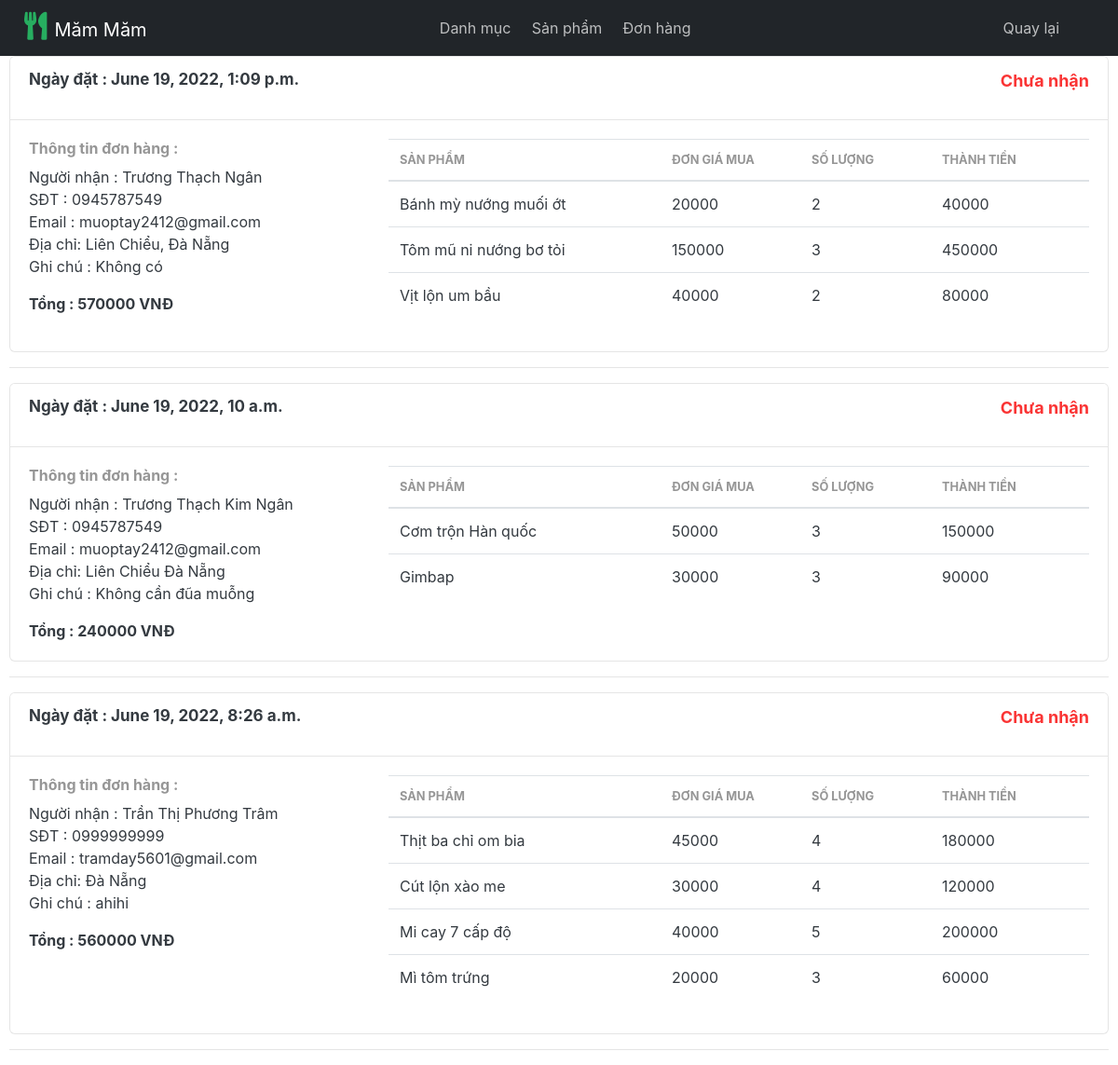
/dashboard/order, run on an earlier commit of the app's database.
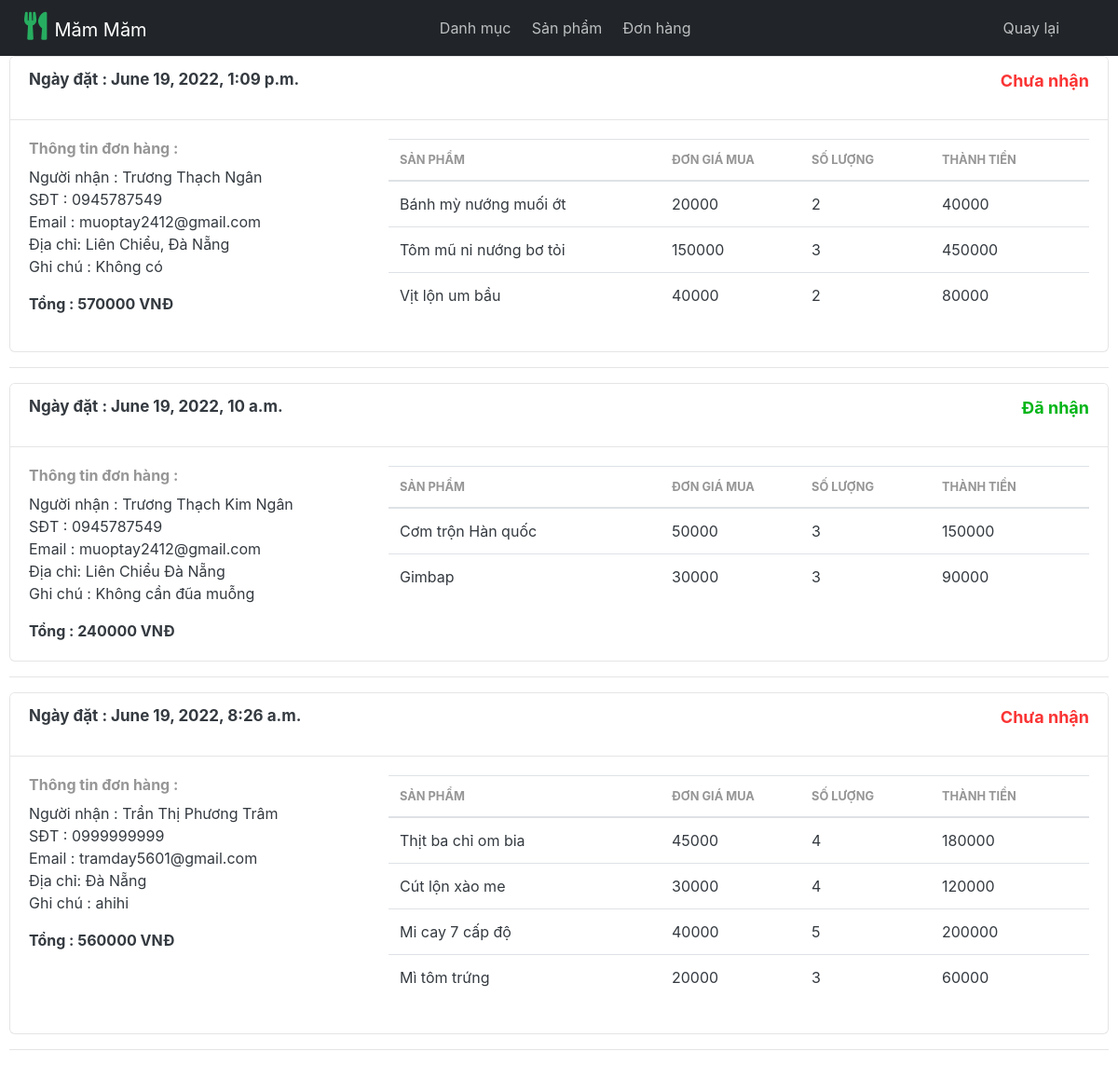
And on a later commit of the database.
### order/models.py (models this page shows)
class Order(models.Model):
    user = models.ForeignKey(User, on_delete=models.SET_NULL, null=True)
    first_name = models.CharField(max_length=50)
    last_name = models.CharField(max_length=50)
    email = models.EmailField(max_length=50)
    phone_number = models.CharField(max_length=15)
    address = models.CharField(max_length=50)
    order_note = models.CharField(max_length=100, blank=True)
    order_total = models.IntegerField()
    is_done = models.BooleanField(default=False)
    created_at = models.DateTimeField(auto_now_add=True)
    updated_at = models.DateTimeField(auto_now=True)

### dashboard/views.py (the view)
# urls.py: path("order", views.ReadOrder, name="ReadOrder"),
def ReadOrder(request):
    orders = Order.objects.order_by('-created_at').all()
    orders_vm = []
    for order in orders:
        order_detail = OrderDetail.objects.filter(order=order)
        orders_vm.append((order, order_detail))
    print(len(orders_vm))
    return render(request=request, template_name="dashboard/order/read.html",
                  context={"orders_vm": orders_vm})

### cart/context_processors.py (called while the page is built)
def cart_count(request):
    cart_count_badge = 0
    if "admin" in request.path:
        return {}
    else:
        try:
            cart = Cart.objects.filter(cart_id=cart_id_from_session(request))
            if request.user.is_authenticated:
                cart_items = CartItem.objects.all().filter(user=request.user)
            else:
                cart_items = CartItem.objects.all().filter(cart=cart[:1])
            cart_count_badge = cart_items.count()
        except Cart.DoesNotExist:
            cart_count_badge = 0
    return dict(cart_count_badge=cart_count_badge)

### cart/views.py (called while the page is built)
def cart_id_from_session(request):
    cart_id = request.session.session_key
    if not cart_id:
        cart_id = request.session.create()
    return cart_id

### category/context_processors.py (called while the page is built)
def header_menu_links(request):
    links = Category.objects.all()
    return dict(links=links)

### order/models.py (called while the page is built)
    def order_detail_total(self):
        return self.product_price * self.quantity

### templates/dashboard/order/read.html
{% extends 'dashboard-base.html' %}
{% load static %}
{% block content %}
{% for order, order_detail in orders_vm %}
<article class="card">
    <header class="card-header" style="display: flex;justify-content: space-between;">
        <strong style="font-size: 17px;">Ngày đặt : {{ order.created_at }}</strong>
        {% if order.is_done %}
        <p class="text-success" style="font-size: 18px;"><b>Đã nhận</b></p>
        {% else %}
        <p class="text-danger" style="font-size: 18px;"><b>Chưa nhận</b></p>
        {% endif %}
    </header>
    <div class="card-body">
        <div class="row">
            <div class="col-md-4">
                <h6 class="text-muted">Thông tin đơn hàng : </h6>
                <p>Người nhận : {{ order.first_name }} {{ order.last_name }} <br>
                    SĐT : {{ order.phone_number }} <br>
                    Email : {{ order.email }} <br>
                    Địa chỉ: {{ order.address }} <br>
                    Ghi chú : {{ order.order_note }}
                </p>
                <b>Tổng : {{ order.order_total }} VNĐ</b>
            </div>
            <div class="col-md-8">
                <table class="table table-hover">
                    <thead class="text-muted">
                        <tr class="small text-uppercase">
                            <th scope="col">Sản phẩm</th>
                            <th scope="col" width="150">Đơn giá mua</th>
                            <th scope="col" width="140">Số lượng</th>
                            <th scope="col" width="170">Thành tiền</th>
                        </tr>
                    </thead>
                    <tbody>
                        {% for od in order_detail %}
                        <tr>
                            <td>
                                <p class="title mb-0">{{ od.product.name }}</p>
                            </td>
                            <td>
                                <p class="title mb-0">{{ od.product_price }}</p>
                            </td>
                            <td>
                                <p class="title mb-0">{{ od.quantity }}</p>
                            </td>
                            <td>
                                <p class="title mb-0">{{ od.order_detail_total }}</p>
                            </td>
                        </tr>
                        {% endfor %}
                    </tbody>
                </table>
            </div>
        </div>
    </div>
</article>
<hr>
{% endfor %}
{% endblock%}

What changed in the data, as far as the page shows it:
changed Order "June 19, 2022, 10 a.m.": is_done "Chưa nhận" → "Đã nhận"
